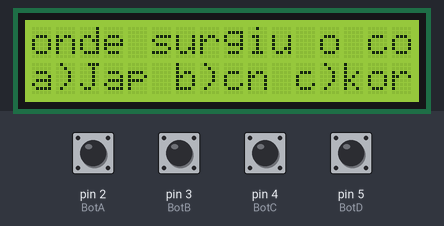
A sketch run on a simulated Arduino Uno, built with avr-gcc and run on an emulated ATmega328P. On the bench: 16×2 character LCD. Inputs (shaded band) come from the test bench; at power-on: pin 2 (BotA), pin 3 (BotB), pin 4 (BotC), pin 5 (BotD) LOW. Random numbers use the default seed unless the sketch sets one; what the sketch prints to the serial monitor is not drawn.

Above: at 3.2 s.
3.3 s: pin 2 (BotA) pulled HIGH for 0.15 s
At 4.5 s:
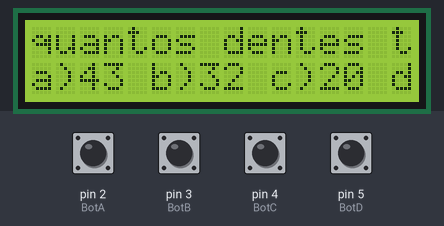
5.3 s: pin 3 (BotB) pulled HIGH for 1 s
At 6.9 s:
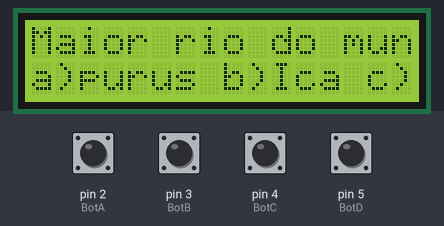
7.8 s: pin 4 (BotC) pulled HIGH for 0.15 s
At 9.1 s:
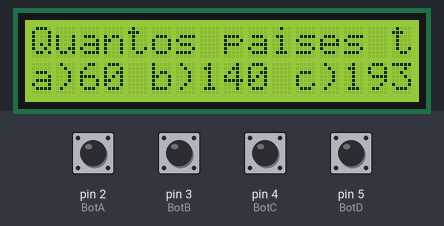
9.8 s: pin 5 (BotD) pulled HIGH for 0.15 s
At 11.5 s:
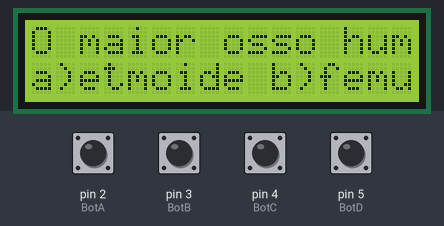
11.8 s: pin 3 (BotB) pulled HIGH for 0.15 s
At 13.3 s:
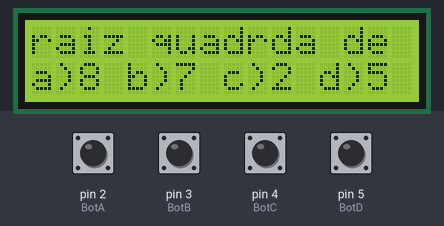
13.8 s: pin 5 (BotD) pulled HIGH for 1 s
At 15.6 s:
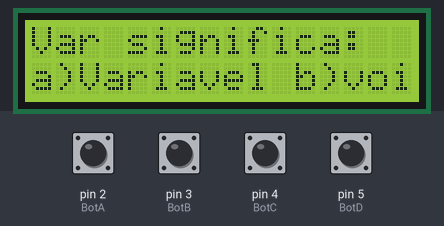
Timing chart, 0 to 17.1 s (numbered marks = the images above; inputs shaded):
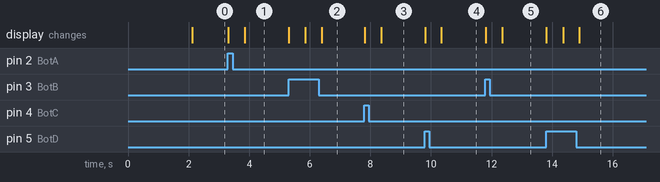

The sketch:

codigo.ino
```cpp
int pontos = 0;

#include <Adafruit_LiquidCrystal.h>

Adafruit_LiquidCrystal lcd(0);

#define BotA 2
#define BotB 3
#define BotC 4
#define BotD 5

int nQuestao = 10;
int array[10];
void setup(){
  pinMode(BotA, INPUT);
  pinMode(BotB, INPUT);
  pinMode(BotC, INPUT);
  pinMode(BotD, INPUT);

  lcd.begin(16, 2);
  lcd.clear();
  lcd.setCursor(0,0);
  lcd.print("Seja Bem Vindo!");
  Serial.begin(9600);
  delay(2000);
  lcd.clear();
  geraSequencia();
}


void loop(){
  pontos = 0;
  for (int i = 0; i < nQuestao; i++){
    SelecionaQuestao(array[i]);
    Serial.println(pontos);
  }
  lcd.clear();
  lcd.setCursor(0,0);
  lcd.print("Pontuacao final: ");
  lcd.setCursor(0,1);
  lcd.print(pontos);
  delay(2000);
}


void SelecionaQuestao(int nQuestao){
  switch(nQuestao){
    case 0:
        lcd.clear();
        lcd.setCursor(0,0);
        lcd.print("raiz quadrda de 25 é:");

    	lcd.setCursor(0,1);
    	lcd.print("a)8 b)7 c)2 d)5");
        if(AnalisaBotao()=='D'){
          lcd.clear();
          lcd.setCursor(0,1);
          lcd.print("Correto!");
          delay(500);
          pontos =  pontos + 10;
        }else{
            lcd.clear();
          lcd.setCursor(0,1);
          lcd.print("Errado!");

            delay(500);
        }

    break;
    case 1:
        lcd.clear();
        lcd.setCursor(0,0);
        lcd.print("quantos dentes temos?");

    lcd.setCursor(0,1);
    	lcd.print("a)43 b)32 c)20 d)16");
        if(AnalisaBotao()=='B'){
          lcd.clear();
          lcd.setCursor(0,1);
          lcd.print("Correto!");
          delay (500);
          pontos =  pontos + 10;
        }else{
          lcd.clear();
          lcd.setCursor(0,1);
          lcd.print("Errado!");

           delay(500);
        }
    break;
    case 2:
        lcd.clear();
        lcd.setCursor(0,0);
        lcd.print("O retrovisor seria");
        lcd.setCursor(0,1);
    	lcd.print("a)reto b)concavo c)convexo");
    if(AnalisaBotao()=='C'){
          lcd.clear();
         lcd.setCursor(0,1);
          lcd.print("Correto!");
          lcd.setCursor(0,1);
          delay (500);
          pontos =  pontos + 10;


    }else{
          lcd.clear();
          lcd.setCursor(0,1);
          lcd.print("Errado!");

            delay(500);
        }
    break;
    case 3:
        lcd.clear();
        lcd.setCursor(0,0);
        lcd.print("O maior osso humano:");
        lcd.setCursor(0,1);
    	lcd.print("a)etmoide b)femur");
        if(AnalisaBotao()=='B'){
         lcd.clear();
         lcd.setCursor(0,1);
          lcd.print("Correto!");
          delay (500);
          pontos =  pontos + 10;
        }else{
          lcd.clear();
          lcd.setCursor(0,1);
          lcd.print("Errado!");

           delay(500);
        }
    break;
    case 4:
        lcd.clear();
        lcd.setCursor(0,0);
        lcd.print("He significa Ferro");
        lcd.setCursor(0,1);
        lcd.print("a)Verdadeiro B)Falso");
        if(AnalisaBotao()=='B'){
           lcd.clear();
          lcd.setCursor(0,1);
          lcd.print("Correto!");
          delay (500);
          pontos =  pontos + 10;
        }else{
           lcd.clear();
          lcd.setCursor(0,1);
          lcd.print("Errado!");

             delay(500);
        }
    break;
    case 5:
        lcd.clear();
        lcd.setCursor(0,0);
        lcd.print("Karl Max era:");
        lcd.setCursor(0,1);
        lcd.print("a)Socialista b)neutro");
        if(AnalisaBotao()=='A'){
           lcd.clear();
          lcd.setCursor(0,1);
          lcd.print("Correto!");
          delay(500);
          pontos =  pontos + 10;
        }else{
          lcd.clear();
          lcd.setCursor(0,1);
          lcd.print("Errado!");

             delay(500);
        }
    break;
    case 6:
        lcd.clear();
        lcd.setCursor(0,0);
        lcd.print("Maior rio do mundo");
        lcd.setCursor(0,1);
        lcd.print("a)purus b)Ica c)nilo");
        if(AnalisaBotao()=='C'){
           lcd.clear();
          lcd.setCursor(0,1);
          lcd.print("Correto!");
          delay (500);
          lcd.clear();
          pontos =  pontos + 10;
        }else{
           lcd.clear();
          lcd.setCursor(0,1);
          lcd.print("Errado!");

           delay(500);
        }
    break;
    case 7:
        lcd.clear();
        lcd.setCursor(0,0);
        lcd.print("Quantos paises temos");
        lcd.setCursor(0,1);
        lcd.print("a)60 b)140 c)193");
        if(AnalisaBotao()=='C'){
           lcd.clear();
          lcd.setCursor(0,1);
          lcd.print("Correto!");
          delay (500);
          lcd.clear();
          pontos =  pontos + 10;
        }else{
          lcd.clear();
          lcd.setCursor(0,1);
          lcd.print("Errado!");

             delay(500);
        }
    break;
    case 8:
        lcd.clear();
        lcd.setCursor(0,0);
        lcd.print("Var significa:");
         lcd.setCursor(0,1);
        lcd.print("a)Variavel b)void");
        if(AnalisaBotao()=='A'){
          lcd.clear();
          lcd.setCursor(0,1);
          lcd.print("Correto!");
          delay (500);
          pontos =  pontos + 10;
        }else{
            lcd.clear();
          lcd.setCursor(0,1);
          lcd.print("Errado!");
             delay(500);

        }
    break;
    case 9:
        lcd.clear();
        lcd.setCursor(0,0);
        lcd.print("onde surgiu o covid");
        lcd.setCursor(0,1);
        lcd.print("a)Jap b)cn c)kor");
        if(AnalisaBotao()=='B'){
          lcd.clear();
          lcd.setCursor(0,1);
          lcd.print("Correto!");
          delay (500);
          pontos =  pontos + 10;
        }else{
           lcd.clear();
          lcd.setCursor(0,1);
          lcd.print("Errado!");
         delay(500);

        }
    break;

  }
}
char AnalisaBotao(){
  bool BotaoPressionado = true;
  while(BotaoPressionado){
    if(digitalRead(BotA)){
      BotaoPressionado = false;
      return 'A';
    }else if(digitalRead(BotB)){
      BotaoPressionado = false;
      return 'B';
    }else if(digitalRead(BotC)){
      BotaoPressionado = false;
      return 'C';
    }else if(digitalRead(BotD)){
      BotaoPressionado = false;
      return 'D';
    }
  }
}
void geraSequencia(){
  randomSeed(random(0, 1000));
  for (int i = 0; i < nQuestao; i++){
    array[i] = i;
  }
  for (int i = 0; i < nQuestao; i++) {
    int temp = array[i];
    int novoIndice = random(nQuestao);
    array[i] = array[novoIndice];
    array[novoIndice] = temp;
  }
}
```

Measured:
- after the input at 3.3 s, the display: first changes at once (image 1 shows a later state)
- after the input at 5.3 s, the display: first changes at once (image 2 shows a later state)
- after the input at 7.8 s, the display: first changes at once (image 3 shows a later state)
- after the input at 9.8 s, the display: first changes at once (image 4 shows a later state)
- after the input at 11.8 s, the display: first changes at once (image 5 shows a later state)
- after the input at 13.8 s, the display: first changes at once (image 6 shows a later state)
